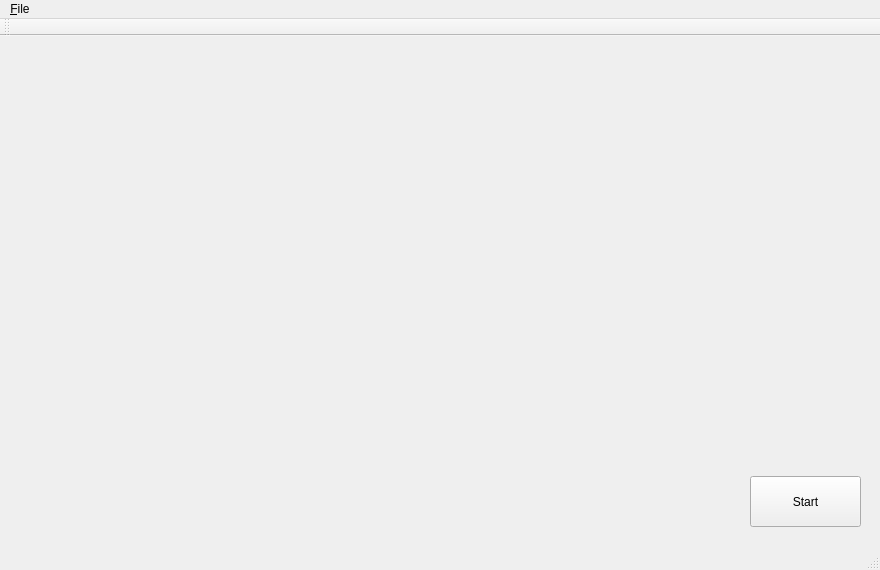
<?xml version="1.0" encoding="UTF-8"?>
<ui version="4.0">
 <class>PathPlannerClass</class>
 <widget class="QMainWindow" name="PathPlannerClass">
  <property name="geometry">
   <rect>
    <x>0</x>
    <y>0</y>
    <width>880</width>
    <height>570</height>
   </rect>
  </property>
  <property name="windowTitle">
   <string>PathPlanner</string>
  </property>
  <widget class="QWidget" name="centralWidget">
   <widget class="QPushButton" name="btnStart">
    <property name="geometry">
     <rect>
      <x>750</x>
      <y>440</y>
      <width>111</width>
      <height>51</height>
     </rect>
    </property>
    <property name="text">
     <string>Start</string>
    </property>
   </widget>
   <widget class="QWidget" name="widget" native="true">
    <property name="geometry">
     <rect>
      <x>20</x>
      <y>50</y>
      <width>841</width>
      <height>371</height>
     </rect>
    </property>
   </widget>
  </widget>
  <widget class="QMenuBar" name="menuBar">
   <property name="geometry">
    <rect>
     <x>0</x>
     <y>0</y>
     <width>880</width>
     <height>24</height>
    </rect>
   </property>
   <widget class="QMenu" name="menu_File">
    <property name="title">
     <string>&amp;File</string>
    </property>
    <addaction name="actionGenerate"/>
   </widget>
   <addaction name="menu_File"/>
  </widget>
  <widget class="QToolBar" name="mainToolBar">
   <attribute name="toolBarArea">
    <enum>TopToolBarArea</enum>
   </attribute>
   <attribute name="toolBarBreak">
    <bool>false</bool>
   </attribute>
  </widget>
  <widget class="QStatusBar" name="statusBar"/>
  <action name="actionGenerate">
   <property name="text">
    <string>&amp;Generate</string>
   </property>
  </action>
 </widget>
 <layoutdefault spacing="6" margin="11"/>
 <resources>
  <include location="pathplanner.qrc"/>
 </resources>
 <connections>
  <connection>
   <sender>btnStart</sender>
   <signal>clicked()</signal>
   <receiver>PathPlannerClass</receiver>
   <slot>StartButtonEntered()</slot>
   <hints>
    <hint type="sourcelabel">
     <x>805</x>
     <y>501</y>
    </hint>
    <hint type="destinationlabel">
     <x>439</x>
     <y>284</y>
    </hint>
   </hints>
  </connection>
  <connection>
   <sender>actionGenerate</sender>
   <signal>triggered()</signal>
   <receiver>PathPlannerClass</receiver>
   <slot>Generate()</slot>
   <hints>
    <hint type="sourcelabel">
     <x>-1</x>
     <y>-1</y>
    </hint>
    <hint type="destinationlabel">
     <x>439</x>
     <y>284</y>
    </hint>
   </hints>
  </connection>
 </connections>
 <slots>
  <slot>StartButtonEntered()</slot>
  <slot>Generate()</slot>
 </slots>
</ui>
